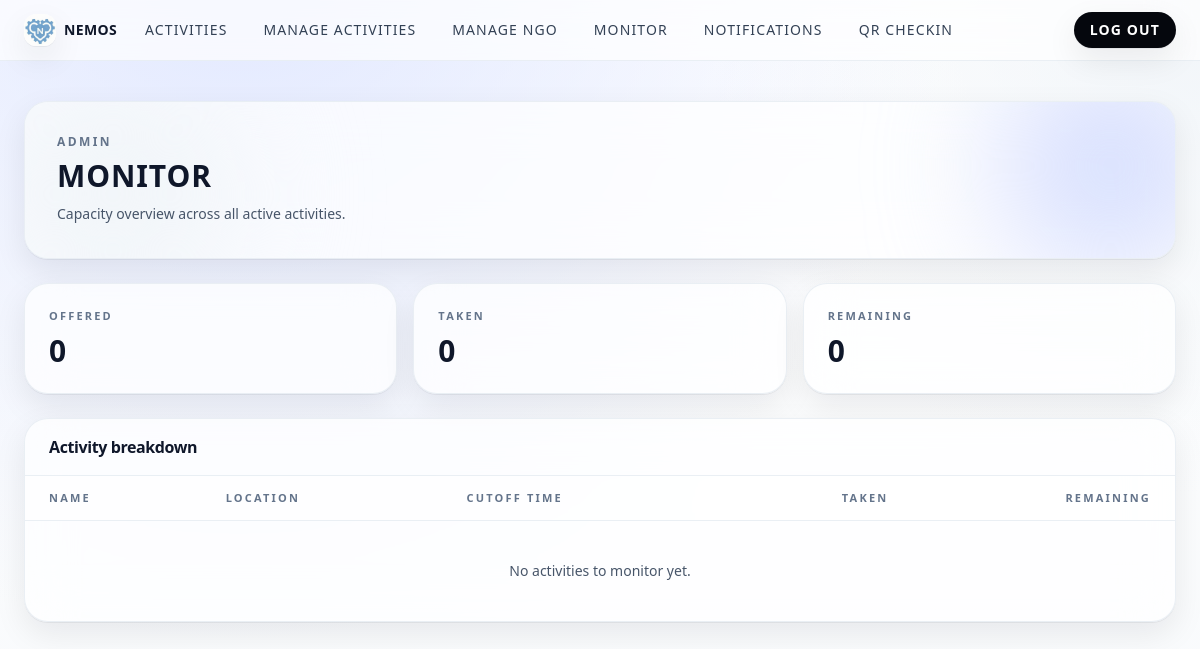
The page /service-day/admin/monitor/ (signed in) on the database as committed earlier.
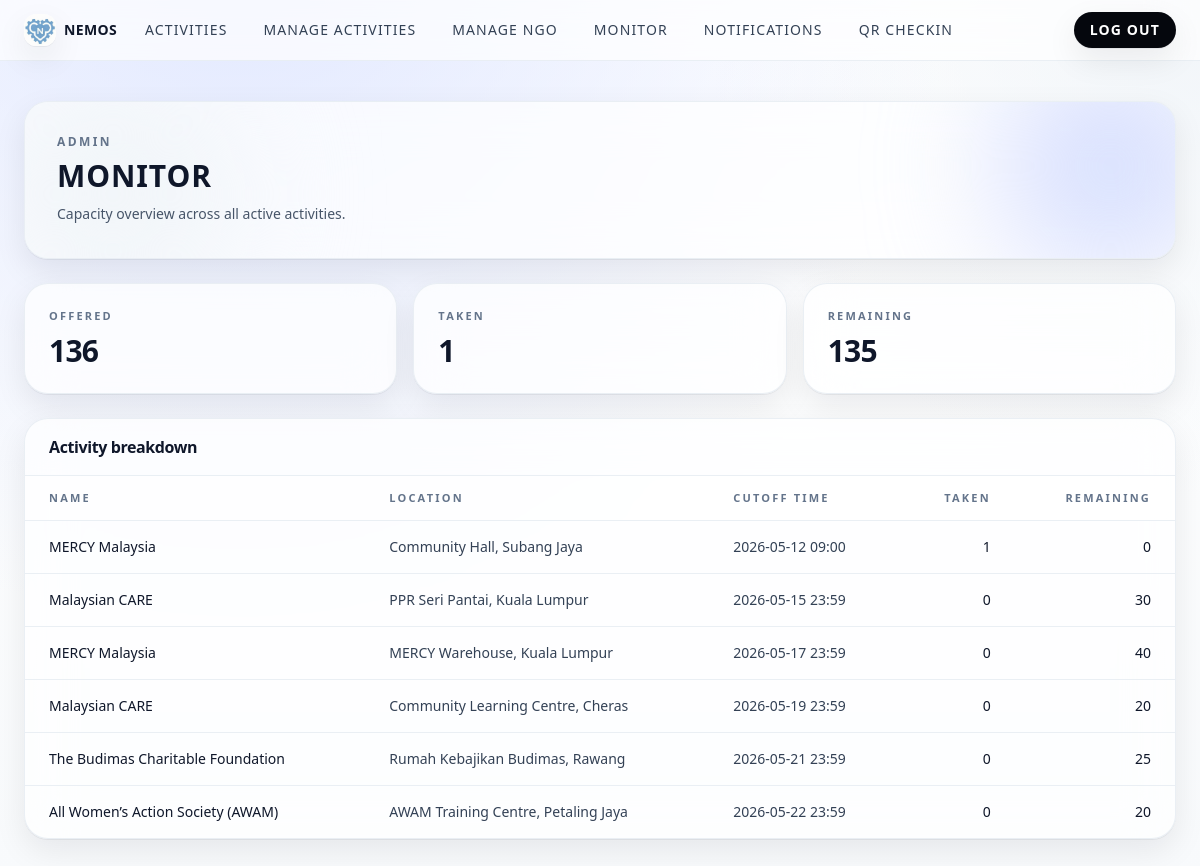
The same page on the database as committed later.
### ngo/models.py (models this page shows, shortened)
class NGO(models.Model):
    name = models.CharField(max_length=150, unique=True)
    description = models.TextField(blank=True)
    contact_email = models.EmailField(blank=True)
    contact_phone = models.CharField(max_length=30, blank=True)
    is_active = models.BooleanField(default=True)
    created_at = models.DateTimeField(default=timezone.now, editable=False)
    updated_at = models.DateTimeField(auto_now=True)
    class Meta:
        verbose_name_plural = "NGOs"
        ordering = ["name"]

class NGOAvailability(models.Model):
    ngo = models.ForeignKey(NGO, on_delete=models.PROTECT, related_name="availabilities")
    service_type = models.CharField(max_length=80, default="General")
    description = models.TextField()
    location = models.CharField(max_length=150)
    service_date = models.DateTimeField()
    cutoff_time = models.DateTimeField()
    max_slots = models.PositiveIntegerField()
    is_active = models.BooleanField(default=True)
    created_at = models.DateTimeField(default=timezone.now, editable=False)
    updated_at = models.DateTimeField(auto_now=True)
    class Meta:
        verbose_name_plural = "NGOAvailabilities"
        ordering = ["service_date", "ngo__name"]

### registrations/views.py (the view)
    def _wrapped(request, *args, **kwargs):
        if not request.user.is_authenticated:
            return login_required(view_func)(request, *args, **kwargs)
        if not is_administrator(request.user):
            return HttpResponseForbidden("Staff access required.")
        return view_func(request, *args, **kwargs)

### accounts/context_processors.py (called while the page is built)
def role_context(request):
    user = getattr(request, "user", None)
    return {
        "is_administrator": is_administrator(user),
        "is_employee": is_employee(user),
    }

### accounts/permissions.py (called while the page is built)
def is_administrator(user) -> bool:
    if not getattr(user, "is_authenticated", False):
        return False
    if user.is_superuser or user.is_staff:
        return True
    return user.groups.filter(name=ADMIN_GROUP).exists()

def is_employee(user) -> bool:
    if not getattr(user, "is_authenticated", False):
        return False
    if is_administrator(user):
        return False
    return True

### registrations/services/registration_service.py (called while the page is built)
    @staticmethod
    def _activity_summary_queryset():
        return (
            NGOAvailability.objects.select_related("ngo")
            .filter(is_active=True, ngo__is_active=True)
            .annotate(registration_count=Count("registrations", distinct=True))
            .annotate(
                slots_remaining=F("max_slots")
                - Coalesce(F("registration_count"), Value(0), output_field=IntegerField())
            )
            .order_by("service_date", "ngo__name")
        )

### registrations/templates/registrations/admin_monitor.html
{% extends "core/base.html" %}
{% block content %}
  <div class="relative overflow-hidden rounded-3xl border border-slate-200/70 bg-white/70 p-6 shadow-soft backdrop-blur-xl sm:p-8">
    <div class="absolute -right-12 -top-12 h-56 w-56 rounded-full bg-accent-200/70 blur-3xl"></div>
    <div class="absolute -bottom-16 -left-10 h-64 w-64 rounded-full bg-slate-100 blur-3xl"></div>
    <div class="relative">
      <p class="text-xs font-semibold uppercase tracking-[0.2em] text-slate-500">Admin</p>
      <h1 class="mt-2 text-2xl font-semibold uppercase tracking-[0.03em] sm:text-3xl">Monitor</h1>
      <p class="mt-2 max-w-2xl text-sm/6 text-slate-600">Capacity overview across all active activities.</p>
    </div>
  </div>
  <div class="mt-6 grid gap-4 sm:grid-cols-3">
    <div class="rounded-3xl border border-slate-200/70 bg-white/70 p-6 shadow-soft backdrop-blur-xl transition hover:-translate-y-0.5 hover:border-slate-300">
      <p class="text-[11px] font-semibold uppercase tracking-[0.2em] text-slate-500">Offered</p>
      <p class="mt-2 text-3xl font-semibold tracking-tight">{{ totals.offered }}</p>
    </div>
    <div class="rounded-3xl border border-slate-200/70 bg-white/70 p-6 shadow-soft backdrop-blur-xl transition hover:-translate-y-0.5 hover:border-slate-300">
      <p class="text-[11px] font-semibold uppercase tracking-[0.2em] text-slate-500">Taken</p>
      <p class="mt-2 text-3xl font-semibold tracking-tight">{{ totals.taken }}</p>
    </div>
    <div class="rounded-3xl border border-slate-200/70 bg-white/70 p-6 shadow-soft backdrop-blur-xl transition hover:-translate-y-0.5 hover:border-slate-300">
      <p class="text-[11px] font-semibold uppercase tracking-[0.2em] text-slate-500">Remaining</p>
      <p class="mt-2 text-3xl font-semibold tracking-tight">{{ totals.remaining }}</p>
    </div>
  </div>
  <div class="mt-6 overflow-hidden rounded-3xl border border-slate-200/70 bg-white/70 shadow-soft backdrop-blur-xl transition hover:-translate-y-0.5 hover:border-slate-300">
    <div class="border-b border-slate-200/70 px-6 py-4">
      <h2 class="text-base font-semibold tracking-tight">Activity breakdown</h2>
    </div>
    <div class="overflow-x-auto">
      <table class="min-w-full divide-y divide-slate-200/70 text-sm">
        <thead class="bg-white/40">
          <tr>
            <th class="px-6 py-3 text-left text-[11px] font-semibold uppercase tracking-[0.2em] text-slate-500">Name</th>
            <th class="px-6 py-3 text-left text-[11px] font-semibold uppercase tracking-[0.2em] text-slate-500">Location</th>
            <th class="px-6 py-3 text-left text-[11px] font-semibold uppercase tracking-[0.2em] text-slate-500">Cutoff time</th>
            <th class="px-6 py-3 text-right text-[11px] font-semibold uppercase tracking-[0.2em] text-slate-500">Taken</th>
            <th class="px-6 py-3 text-right text-[11px] font-semibold uppercase tracking-[0.2em] text-slate-500">Remaining</th>
          </tr>
        </thead>
        <tbody class="divide-y divide-slate-200/70">
          {% for r in rows %}
            <tr class="hover:bg-slate-900/[0.03]">
              <td class="whitespace-nowrap px-6 py-4 font-medium text-slate-900">{{ r.name }}</td>
              <td class="whitespace-nowrap px-6 py-4 text-slate-700">{{ r.location }}</td>
              <td class="whitespace-nowrap px-6 py-4 text-slate-700">{{ r.cutoff_time|date:"Y-m-d H:i" }}</td>
              <td class="whitespace-nowrap px-6 py-4 text-right text-slate-900">{{ r.taken }}</td>
              <td class="whitespace-nowrap px-6 py-4 text-right text-slate-900">{{ r.remaining }}</td>
            </tr>
          {% empty %}
            <tr>
              <td colspan="5" class="px-6 py-10 text-center text-slate-600">No activities to monitor yet.</td>
            </tr>
          {% endfor %}
        </tbody>
      </table>
    </div>
  </div>
{% endblock %}

Rows that differ between the two databases and show on the page:
added NGO: name "MERCY Malaysia" "MERCY Malaysia"
added NGOAvailability: location "Community Hall, Subang Jaya", cutoff_time "2026-05-12 09:00"
added NGO: name "Malaysian CARE" "Malaysian CARE"
added NGOAvailability: location "PPR Seri Pantai, Kuala Lumpur", cutoff_time "2026-05-15 23:59"
added NGOAvailability: location "MERCY Warehouse, Kuala Lumpur", cutoff_time "2026-05-17 23:59"
added NGOAvailability: location "Community Learning Centre, Cheras", cutoff_time "2026-05-19 23:59"
added NGO: name "The Budimas Charitable Foundation"
added NGOAvailability: location "Rumah Kebajikan Budimas, Rawang", cutoff_time "2026-05-21 23:59"
added NGO: name "All Women’s Action Society (AWAM)"
added NGOAvailability: location "AWAM Training Centre, Petaling Jaya", cutoff_time "2026-05-22 23:59"
Other text that changed with them:
{{ totals.offered }}: "0" → "136"
{{ totals.taken }}: "0" → "1"
{{ totals.remaining }}: "0" → "135"
new list line: "1 0"
new list line: "0 30"
new list line: "0 40"
new list line: "0 20"
new list line: "0 25"
text no longer shown: "No activities to monitor yet."
